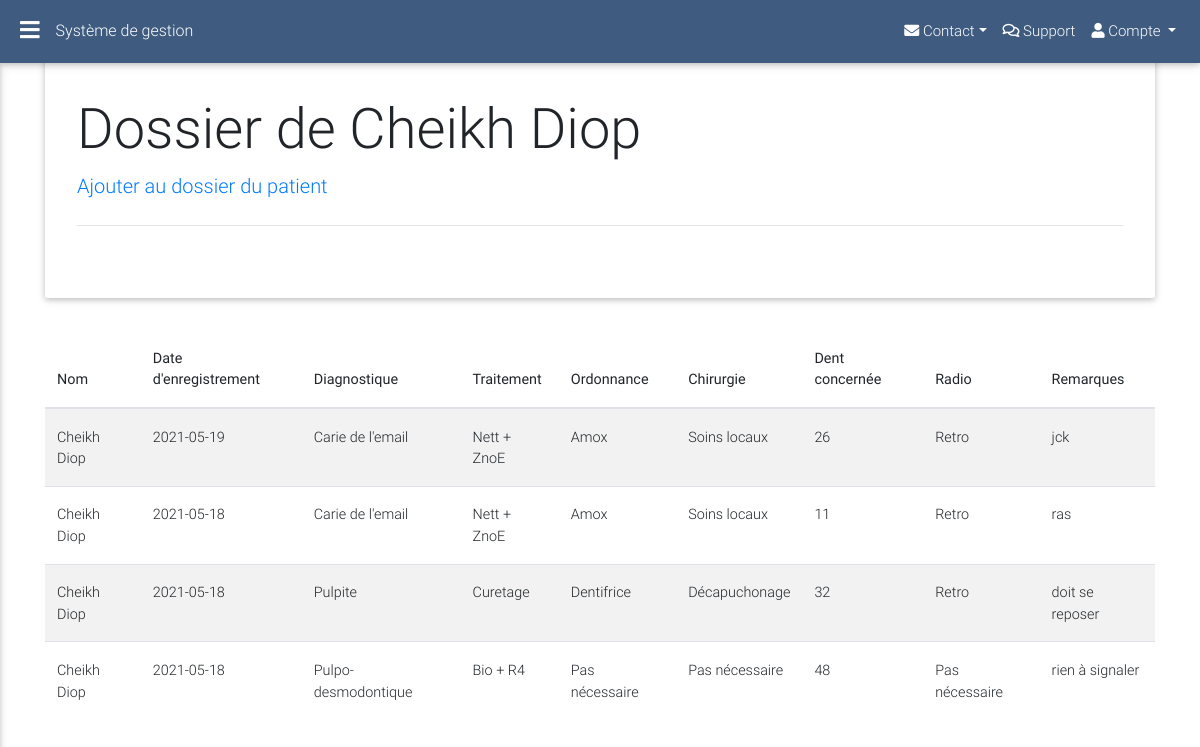
/src/patients/viewDiag.php?id=19 (signed in), run on the app's committed database.
### tables this page shows
CREATE TABLE IF NOT EXISTS `diagnosis` (
  `diag_id` int(11) NOT NULL AUTO_INCREMENT,
  `user_id` int(11) NOT NULL,
  `temp` varchar(256) DEFAULT NULL,
  `bp` varchar(256) DEFAULT NULL,
  `presp1` varchar(256) DEFAULT NULL,
  `test_id` int(11) DEFAULT NULL,
  `remarks` varchar(256) DEFAULT NULL,
  `created` date DEFAULT current_timestamp(),
  `surgery` text DEFAULT NULL,
  `theeth` text DEFAULT NULL,
  `radio` text DEFAULT NULL,
  PRIMARY KEY (`diag_id`),
  KEY `user_id` (`user_id`)
);

CREATE TABLE IF NOT EXISTS `patients` (
  `user_id` int(11) NOT NULL AUTO_INCREMENT,
  `firstname` varchar(256) DEFAULT NULL,
  `lastname` varchar(256) DEFAULT NULL,
  `dob` date DEFAULT NULL,
  `address` text DEFAULT NULL,
  `married` varchar(256) DEFAULT NULL,
  `dor` date DEFAULT NULL,
  `contact` varchar(256) DEFAULT NULL,
  `referred` varchar(256) DEFAULT NULL,
  `reason` varchar(256) DEFAULT NULL,
  `rdv` date DEFAULT NULL,
  PRIMARY KEY (`user_id`)
);

### includes/dao.php (called while the page is built, shortened)
<?php
include "header.php";
include "sidenav.php";
include "jumbo.php";
$jumbo = new jumbo;

### includes/patients/PatientsController.php (called while the page is built, shortened)
<?php
class PatientsController
{
    public function viewDiag($id)
    {
        $db = new DBconnection();
        $dbConn = $db->getConnection();
        return $dbConn->query("SELECT patients.*, diagnosis.*
                                FROM patients
                                LEFT JOIN diagnosis
                                ON patients.user_id = diagnosis.user_id
                                WHERE patients.user_id = '$id'
                                ORDER BY created DESC");
    }
}

### src/patients/viewDiag.php (the view, shortened to what this page needs)
<?php include "../../includes/dao.php" ?>
<?php include "../../includes/patients/PatientsController.php";
$patients = new PatientsController();
$GetPatient = $patients->viewDiag($_GET['id']);
$patient = $GetPatient->fetch(PDO::FETCH_ASSOC);
?>
<div class="container">
    <?= $jumbo->getJumbo("Dossier de " . $patient['firstname'] . " " . $patient['lastname'], "<a href='addDiagnosis.php?id=" . $patient['user_id'] . "'>Ajouter au dossier du patient</a>") ?>
    <table class="table table-resposive table-striped table-hover">
        <thead>
            <th>Nom</th>
            <th>Date d'enregistrement</th>
            <th>Diagnostique</th>
            <th>Traitement</th>
            <th>Ordonnance</th>
            <th>Chirurgie</th>
            <th>Dent concernée</th>
            <th>Radio</th>
            <th>Remarques</th>
        </thead>
        <tbody>
        <?php
        while($patient = $GetPatient->fetch(PDO::FETCH_ASSOC)){
        ?>
        <tr>
            <td><?= $patient['firstname'] ?> <?= $patient['lastname'] ?></td>
            <td><?= $patient['created'] ?></td>
            <td><?= $patient['temp'] ?></td>
            <td><?= $patient['bp'] ?></td>
            <td><?= $patient['presp1'] ?></td>
            <td><?= $patient['surgery'] ?></td>
            <td><?= $patient['theeth'] ?></td>
            <td><?= $patient['radio'] ?></td>
            <td><?= $patient['remarks'] ?></td>
        </tr>
        <?php }?>
        </tbody>
    </table>
</div>
<?php include "../../includes/footer.php"; ?>

### data on the page
diagnosis: user.firstname "Cheikh", user.lastname "Diop", created "2021-05-19", temp "Carie de l'email", bp "Nett + ZnoE", presp1 "Amox", surgery "Soins locaux", theeth "26", radio "Retro", remarks "jck"
diagnosis: user.firstname "Cheikh", user.lastname "Diop", created "2021-05-18", temp "Carie de l'email", bp "Nett + ZnoE", presp1 "Amox", surgery "Soins locaux", theeth "11", radio "Retro", remarks "ras"
diagnosis: user.firstname "Cheikh", user.lastname "Diop", created "2021-05-18", temp "Pulpite", bp "Curetage", presp1 "Dentifrice", surgery "Décapuchonage", theeth "32", radio "Retro", remarks "doit se reposer"
diagnosis: user.firstname "Cheikh", user.lastname "Diop", created "2021-05-18", temp "Pulpo-desmodontique", bp "Bio + R4", presp1 "Pas nécessaire", surgery "Pas nécessaire", theeth "48", radio "Pas nécessaire", remarks "rien à signaler"

### other printed values
$title "Dossier de Cheikh Diop"
$detail "Ajouter au dossier du patient"
